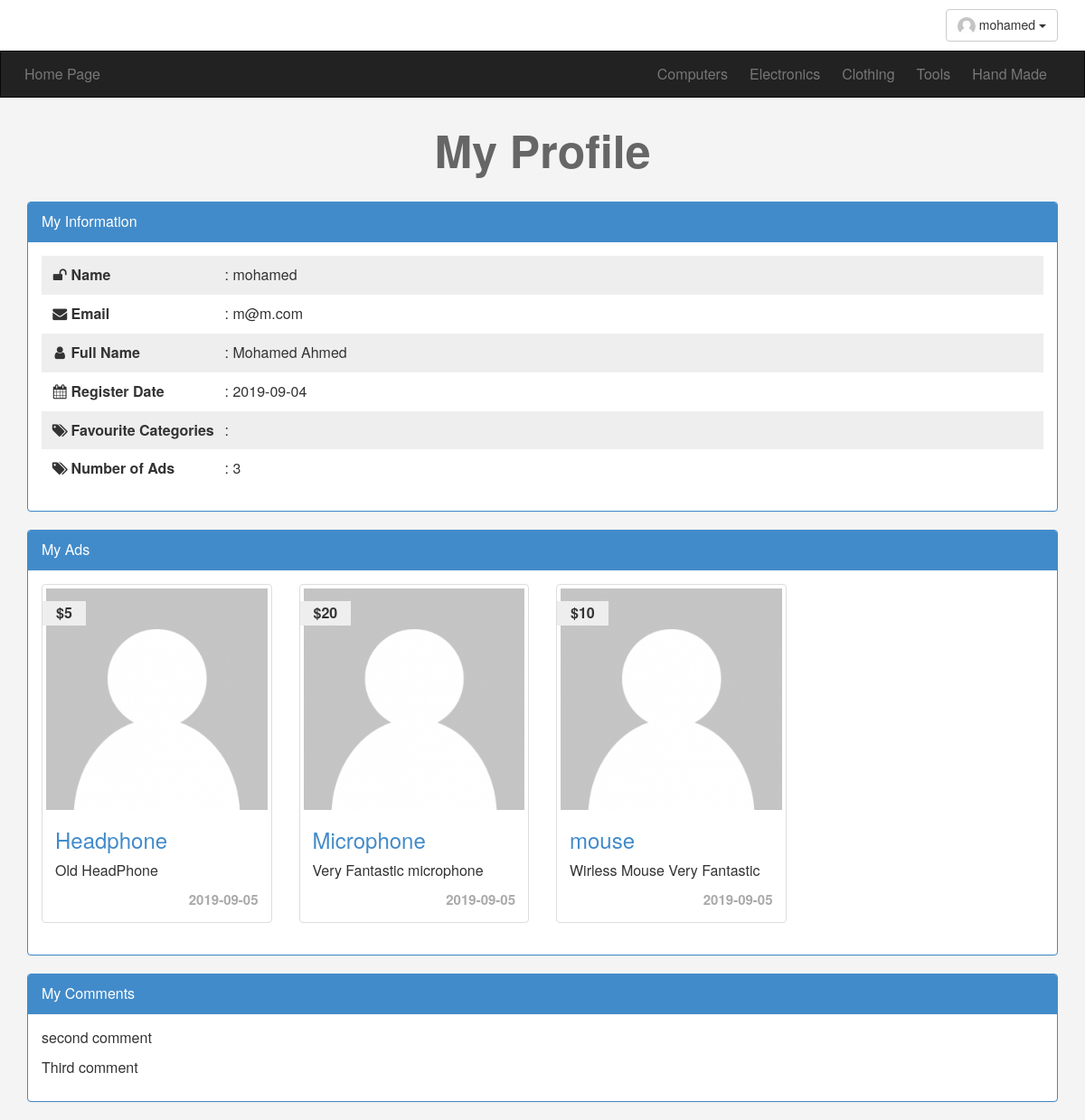
Page /profile.php (signed in) on the committed database.
### tables this page shows
CREATE TABLE `categories` (
  `category_id` int(11) NOT NULL,
  `category_name` varchar(255) NOT NULL,
  `description` text NOT NULL,
  `parent` int(11) NOT NULL,
  `ordering` int(11) DEFAULT NULL,
  `visibility` tinyint(4) NOT NULL DEFAULT '0',
  `allow_comment` tinyint(4) NOT NULL DEFAULT '0',
  `allow_ads` tinyint(4) NOT NULL DEFAULT '0'
);

CREATE TABLE `users` (
  `user_id` int(11) NOT NULL,
  `user_name` varchar(255) NOT NULL,
  `password` varchar(255) NOT NULL,
  `email` varchar(255) NOT NULL,
  `full_name` varchar(255) NOT NULL,
  `group_id` int(11) NOT NULL DEFAULT '0',
  `trust_status` int(11) NOT NULL DEFAULT '0',
  `reg_status` int(11) NOT NULL DEFAULT '0',
  `reg_date` date NOT NULL
);

CREATE TABLE `items` (
  `item_id` int(11) NOT NULL,
  `item_name` varchar(255) NOT NULL,
  `description` text NOT NULL,
  `price` varchar(255) NOT NULL,
  `date` date NOT NULL,
  `country_made` varchar(255) NOT NULL,
  `image` varchar(255) NOT NULL,
  `status` varchar(255) NOT NULL,
  `rating` varchar(255) NOT NULL,
  `approve` tinyint(4) NOT NULL DEFAULT '0',
  `category_id` int(11) NOT NULL,
  `member_id` int(11) NOT NULL
);

CREATE TABLE `comments` (
  `comment_id` int(11) NOT NULL,
  `comment` text NOT NULL,
  `status` tinyint(4) NOT NULL DEFAULT '0',
  `date` date NOT NULL,
  `item_id` int(11) NOT NULL,
  `user_id` int(11) NOT NULL
);

### init.php (called while the page is built, shortened)
<?php
    $tmbl = 'includes/templates/';
    $func = 'includes/functions/';
    $css  = 'theme/css/';
    include 'admin/connection.php';
    include $func . 'functions.php';
    include $tmbl . 'header.php';
?>

### includes/functions/functions.php (called while the page is built, shortened)
<?php
    function getAll ($select, $table, $where = NULL, $and = NULL, $orderby, $ordering = 'DESC') {
        global $conn;
        $stmt = $conn->prepare("SELECT $select FROM $table $where $and ORDER BY $orderby $ordering");
        $stmt->execute();
        $All = $stmt->fetchAll();
        return $All;
    }

### profile.php (the view, shortened to what this page needs)
<?php
    include 'init.php';
    if(isset($_SESSION['user'])) {
        $stmt = $conn->prepare("SELECT * FROM users WHERE user_name = ? ");
        $stmt->execute(array($_SESSION['user']));
        $user = $stmt->fetch();
        $stmt = $conn->prepare("SELECT * FROM items WHERE member_id = ? ");
        $stmt->execute(array($_SESSION['uid']));
        $countAds = $stmt->rowCount();
        $userid = $user['user_id'];
?>
<h1 class="text-center">My Profile</h1>
<div class="information-profile">
    <div class="container">
        <div class="panel panel-primary">
            <div class="panel-heading">My Information</div>
            <div class="panel-body">
                <ul class="list-unstyled">
                    <li><i class="fa fa-unlock fa-fw"></i><span>Name</span>: <?php echo $user['user_name'] ?></li>
                    <li><i class="fa fa-envelope fa-fw"></i><span>Email</span>: <?php echo $user['email'] ?></li>
                    <li><i class="fa fa-user fa-fw"></i><span>Full Name</span>: <?php echo $user['full_name'] ?></li>
                    <li><i class="fa fa-calendar fa-fw"></i><span>Register Date</span>: <?php echo $user['reg_date'] ?></li>
                    <li><i class="fa fa-tags fa-fw"></i><span>Favourite Categories</span>: </li>
                    <li><i class="fa fa-tags fa-fw"></i><span>Number of Ads</span>: <?php echo $countAds ?></li>
                </ul>
            </div>
        </div>
    </div>
</div>
<div class="ads-profile">
    <div class="container">
        <div class="panel panel-primary">
            <div class="panel-heading">My Ads</div>
            <div class="panel-body">
                    <?php
                        $items = getAll("*", "items", "where member_id = $userid", "", "item_id");
                        if(!empty($items)) {
                            echo "<div class='row'>";
                            foreach($items as $item) {
                    ?>
                        <div class="col-xs-6 col-sm-3">
                            <div class="item-box thumbnail">
                                <div class="un-approve">
                                    <img src="item.png" class="img-responsive">
                                </div>
                                <div class="info">
                                    <p class='price'><?php echo $item['price'] ?></p>
                                    <h3><a href="items.php?itemid=<?php echo $item['item_id'] ?>"><?php echo $item['item_name'] ?></a></h3>
                                    <p><?php echo $item['description'] ?></p>
                                    <p class=date><?php echo $item['date'] ?></p>
                                </div>
                            </div>
                        </div>
                    <?php
                            }
                            echo "</div>";
                        } else
                            echo "Sorry, There's No Ads To Show. Create <a href='newad.php'>New Ad</a>";
                    ?>
            </div>
        </div>
    </div>
</div>
<div class="Comments-profile">
    <div class="container">
        <div class="panel panel-primary">
            <div class="panel-heading">My Comments</div>
            <div class="panel-body">
                <?php
                    $comments = getAll("*", "comments", "where user_id = $userid", "", "item_id");
                    if(!empty($comments)) {
                        foreach($comments as $comment) {
                            echo "<p>" . $comment['comment'] . "</p>";
                        }
                    } else {
                        echo "There's Are Not Found Comments";
                    }
                ?>
            </div>
        </div>
    </div>
</div>
<?php
      } else {
            header("location: login.php");
        }
    include $tmbl . 'footer.php';
?>

### includes/templates/header.php (shortened to what this page needs)
<!DOCTYPE html>
<html>
    <head>
        <link rel="stylesheet" href="<?php echo $css ?>bootstrap.css">
        <link rel="stylesheet" href="<?php echo $css ?>font-awesome.min.css">
        <link rel="stylesheet" href="<?php echo $css ?>front.css">
    </head>
    <body>
        <div class="upper-bar">
            <div class="container">
                <?php
                    if (isset($_SESSION['user'])) {
                ?>
                <div class="dropdown pull-right">
                  <button class="btn btn-default dropdown-toggle" type="button" id="dropdownMenu1" data-toggle="dropdown" aria-haspopup="true" aria-expanded="true">
                        <img src="item.png" class="img-circle">
                        <?php echo $_SESSION['user'] ?>
                    <span class="caret"></span>
                  </button>
                </div>
                <?php
                    } else {
                ?>
                <a href="login.php">
                    <span class="pull-right">Login/Signup</span>
                </a>
                <?php } ?>
            </div>
        </div>
        <nav class="navbar navbar-inverse">
          <div class="container">
            <div class="navbar-header">
              <a class="navbar-brand" href="index.php">Home Page</a>
            </div>
            <div class="collapse navbar-collapse" id="app-nav">
              <ul class="nav navbar-nav navbar-right">
                <?php
                    $cats = getAll("*", "categories", "where parent = 0", "", "category_id", "ASC");
                    foreach($cats as $cat) {
                        echo "<li><a href='categories.php?catid=".$cat['category_id']."'>".$cat['category_name']."</a></li>";
                    }
                ?>
              </ul>
            </div>
          </div>
        </nav>

### theme/css/front.css (style rules this page uses)
body { background: #F4F4F4; font-size: 16px; }
.navbar { border-radius: 0; margin-bottom: 0 }
.navbar-brand { font-size: 1em; padding: 15px 12px; }
.nav > li > a { padding: 15px 12px; }
.upper-bar { background-color: #fff; padding: 10px }
.upper-bar img { width:20px; height:20px }
.item-box { position: relative }
.item-box .info { padding: 0 10px }
.item-box .price { position: absolute; top: 18px; left: 0; background-color: #eee; padding: 2px 15px; font-weight: bold }
.item-box .date { color: #aaa; text-align: right; font-weight: bold; font-size: 15px }
.information-profile ul span { width: 170px; display: inline-block; margin-left: 2px; font-weight: bold }
.information-profile ul li { padding: 10px }
.information-profile ul li:nth-child(odd) { background-color: #eee; }
.un-approve { position: relative }
h1 { font-size: 50px; color: #666; font-weight: bold; margin: 30px 0 }

### rows in the picture
categories: category_name "Computers"
categories: category_name "Electronics"
categories: category_name "Clothing"
categories: category_name "Tools"
categories: category_name "Hand Made"
users: user_name "mohamed", email "m@m.com", full_name "Mohamed Ahmed", reg_date "2019-09-04"
items: price "$5", item_name "Headphone", description "Old HeadPhone", date "2019-09-05"
items: price "$20", item_name "Microphone", description "Very Fantastic microphone", date "2019-09-05"
items: price "$10", item_name "mouse", description "Wirless Mouse Very Fantastic", date "2019-09-05"
comments: comment "second comment"
comments: comment "Third comment"

### other values in the picture
$_SESSION['user'] "mohamed"
$countAds "3"
